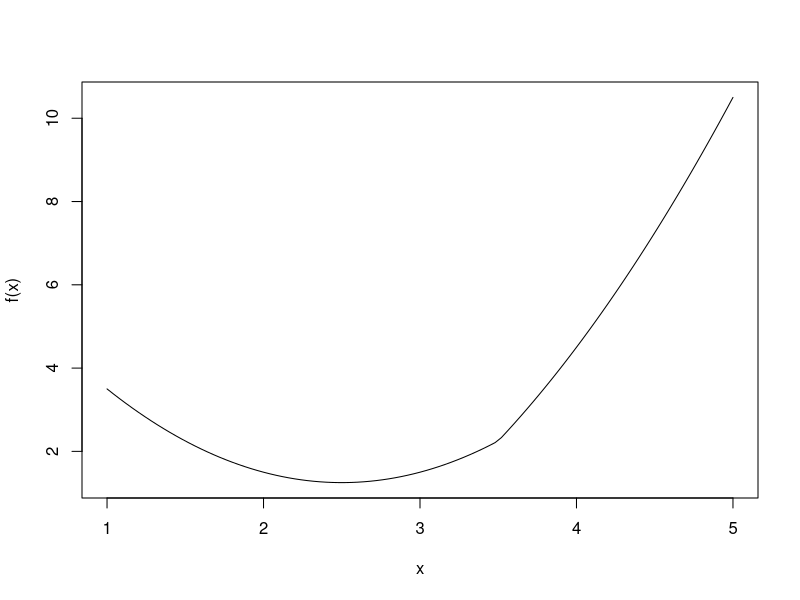

This chart was generated by the following R code:
## ---- chunk 1
knitr::opts_chunk$set(cache=TRUE, autodep=TRUE, cache.comments=TRUE)
## ---- chunk 2
f <- function(x){
    abs(x - 3.5) + (x -2 )^2
}
curve(f, from = 1, to = 5)
## ---- chunk 3
golden <- function(f, a, b, tol = 1e-7) {
    ratio <- 2 / (sqrt(5) + 1)
    x1 <- b - ratio * (b - a)
    x2 <- a + ratio * (b - a)

    f1 <- f(x1)
    f2 <- f(x2)

    while(abs(b - a) > tol){
        if (f2 > f1){
            b <- x2
            x2 <- x1
            f2 <- f1
            x1 <- b - ratio * (b - a)
            f1 <- f(x1)
        } else{
            a <- x1
            x1 <- x2
            f1 <- f2
            x2 <- a + ratio * (b - a)
            f2 <- f(x2)
        }
    }
    return( (a + b) / 2 )
}
## ---- chunk 4
golden(f, 1, 5)
## ---- chunk 5
## observed sample
y <- c(0.04304550, 0.50263474)

## mle takes in the minus log-likelihood as the function to optimize.
mlogL <- function(theta=1) {
    ## minus log-likelihood of exp. density, rate is 1/theta
    ## notice that the function below is for n = length(y) observations
    return( - (length(y) * log(theta) - theta * sum(y)) )
}

require(stats4)
fit <- stats4::mle(mlogL)
summary(fit)
## ---- chunk 6
stats4::mle(mlogL, start = list(theta=1))
stats4::mle(mlogL, start = list(theta=mean(y)))
